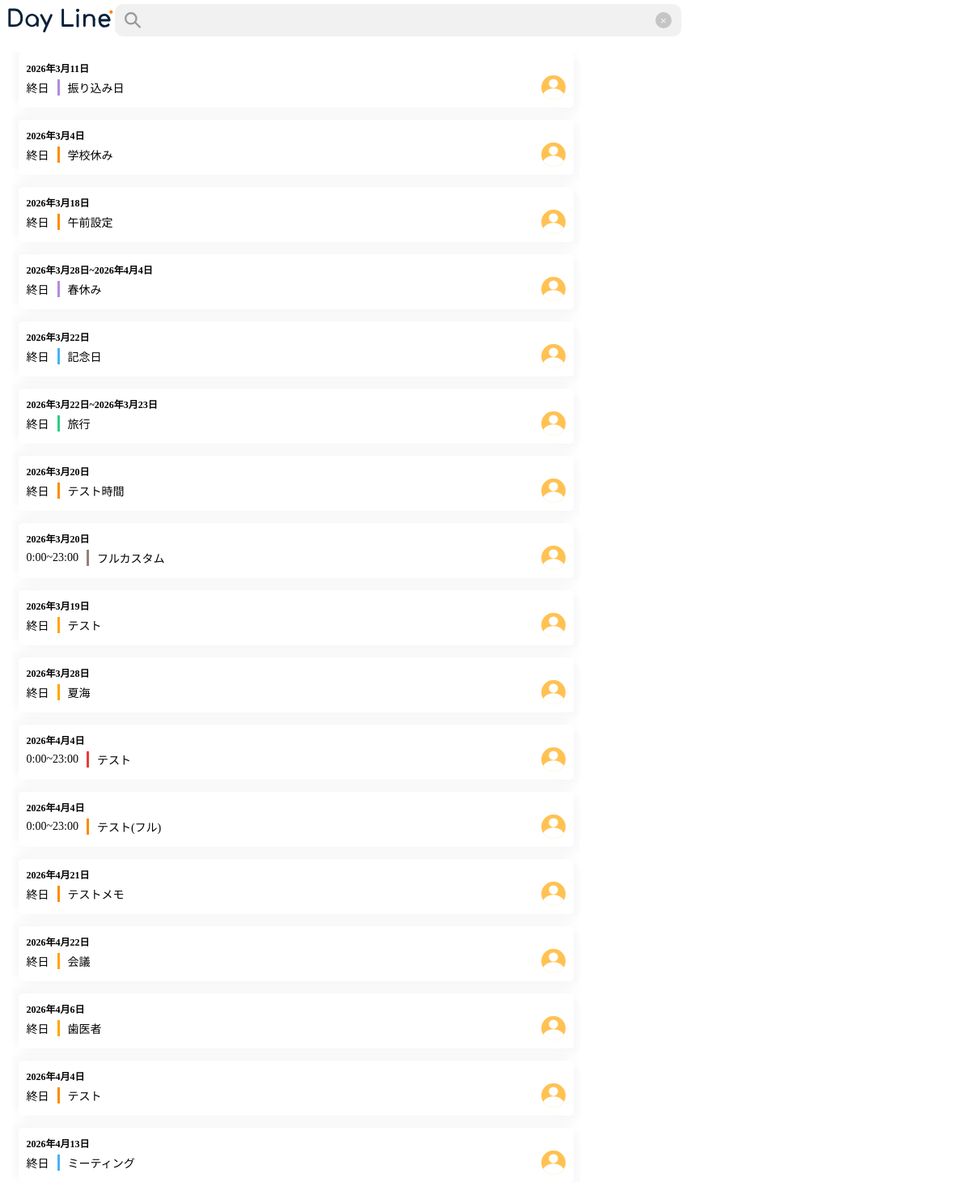
The page /index/event/search/ (signed in) on the database as committed earlier.
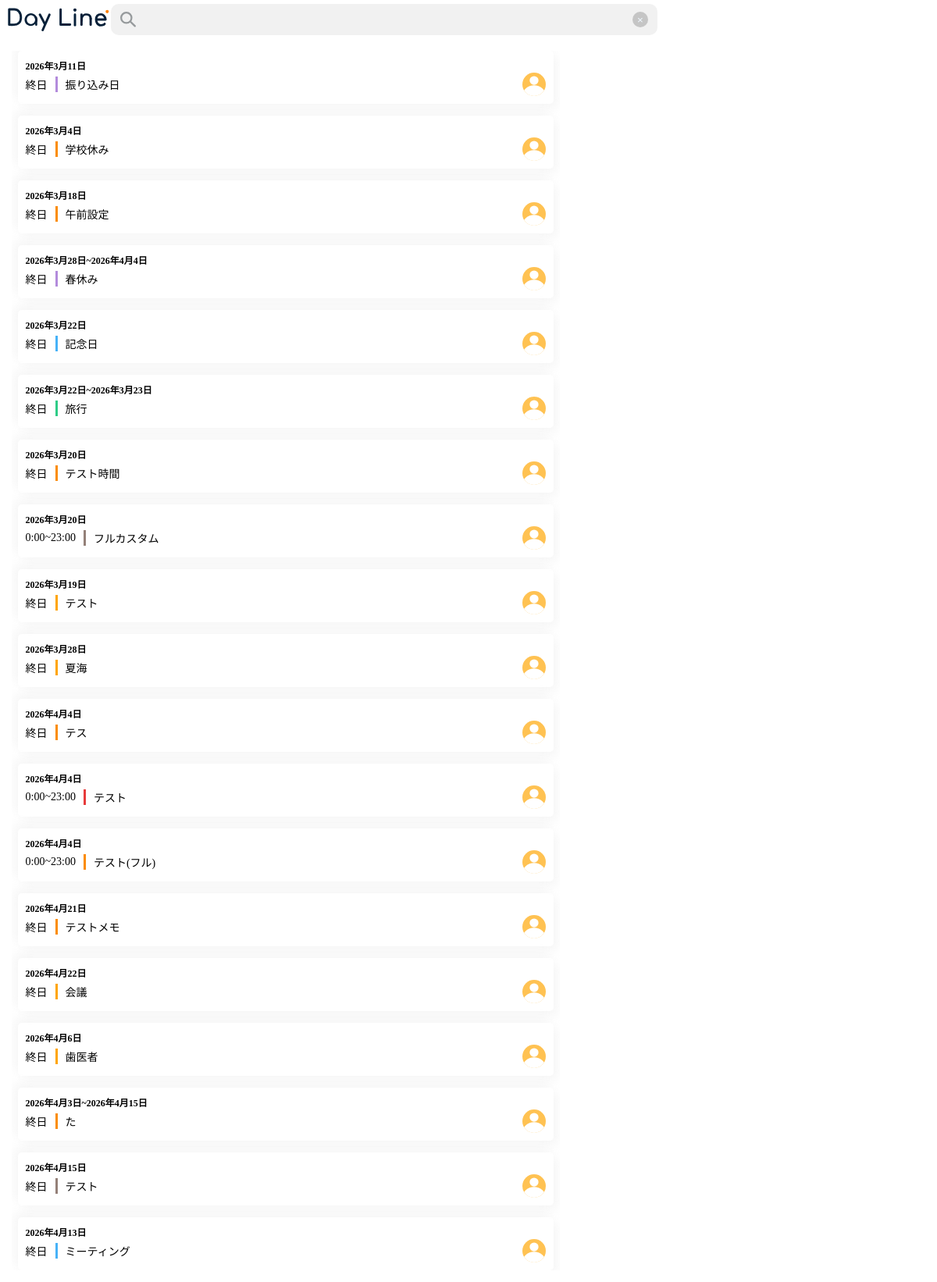
The same page on the database as committed later.
### DayLine_1_DayLine/models.py (models this page shows, shortened)
class Event(models.Model):
    class Meta:
        verbose_name = "予定"
        verbose_name_plural = "予定"
    created_at = models.DateTimeField(auto_now_add=True)
    updated_at = models.DateTimeField(auto_now=True)
    id = models.UUIDField(
        primary_key=True,
        default=uuid.uuid4,
    )
    room = models.ForeignKey(
        Room,
        verbose_name='ルーム',
        on_delete=models.CASCADE,
        related_name='events',
        null=True
    )
    title = models.CharField(
        verbose_name='タイトル',
        max_length=100,
    )
    created_by = models.ForeignKey(
        CustomUser,
        verbose_name='作成者',
        on_delete=models.SET_NULL,
        null=True
    )
    start_date = models.DateField(
        verbose_name='開始日',
    )
    start_time = models.TimeField(
        verbose_name='開始時間',
        default=datetime.time(0, 0, 0),
        blank=True
    )
    end_date = models.DateField(
        verbose_name='終了日',
        null=True,
        blank=True
    )
    end_time = models.TimeField(
        verbose_name='終了時間',
        default=datetime.time(23, 0, 0),
        null=True,
        blank=True
    )
    allday = models.BooleanField(
        verbose_name='終日設定',
        default=True
    )
    color = models.ForeignKey(
        Color,
        verbose_name="色",
        on_delete=models.SET_NULL,
        null=True,
        blank=True
    )
    repeat = models.ForeignKey(
        Repeat,
        verbose_name="繰り返し",
        on_delete=models.SET_NULL,
        null=True,
        blank=True
    )
    url = models.URLField(
        verbose_name="URL",
        null=True,
        blank=True
    )
    location = models.CharField(
        verbose_name="場所",
        null=True,
        blank=True,
        max_length=100
    )
    memo = models.TextField(
        verbose_name="メモ",
        null=True,
        blank=True,
        max_length=500
    )

### DayLine_1_DayLine/views.py (the view)
# urls.py: path('event/search/', views.SearchEvent.as_view(), name='search_event'),
class SearchEvent(ListView):
    template_name = "serch_event.html"
    model = Event
    def get_queryset(self):
        query = self.request.GET.get('query')
        queryset = Event.objects.filter(
            room__roommember__user=self.request.user
        ).distinct()
        if query:
            event_list = queryset.filter(
                title__icontains=query
            )
        else:
            event_list = queryset.all()
        return event_list

### DayLine_1_DayLine/templates/serch_event.html (shortened to what this page needs)
{% load static %}
<!DOCTYPE html>
<html lang="en">
<head>
    <link rel="stylesheet" href="{% static 'css/index/header.css' %}">
    <link rel="stylesheet" href="{% static 'css/index/search.css' %}">
</head>
<body>
    <header>
        <a href="{% url "DayLine_1_DayLine:index" %}">
            <div class="header-1">
                <img src="{% static 'img/DayLine2.svg' %}" alt="" height="30px">
            </div>
        </a>
        <form action="" method="GET">
            <div class="search-box">
                <div class="search-icon"><img src="{% static "img/検索.svg" %}" alt=""></div>
                <input id="event-search-box" type="text" name="query" value="{{ request.GET.query }}">
                <p><button type="button" id="event-search-box-crear" class="search-clear-btn">×</button></p>
            </div>
        </form>
    </header>
    <main>
        <div class="search_results">
            {% for search in object_list %}
            <div class="search-result">
                {% if search.start_date == search.end_date %}
                <div class="search-result-date">{{search.start_date}}</div>
                {% else %}
                <div class="search-result-date">{{search.start_date}}~{{search.end_date}}</div>
                {% endif %}
                <div class="search-result-detail">
                    {% if search.allday %}
                    <div class="search-result-detail-time">終日</div>
                    {% else  %}
                    <div class="search-result-detail-time">{{search.start_time}}~{{search.end_time}}</div>
                    {% endif %}
                    <div class="search-result-detail-title" style="border-color:{{search.color.color}}">{{search.title}}</div>
                    <div class="search-result-detail-createby"><img src="{% static "img/初期アイコン.svg" %}" alt=""></div>
                </div>
            </div>
            {% endfor %}
        </div>
    </main>
</body>
{% load django_browser_reload %}
</html>

### static/css/index/header.css (style rules this page uses)
header { display: flex; height: 50px; align-items: center; padding-left:10px; }
.header-1 { width: 100%; display: flex; align-items: center; }

### static/css/index/search.css (style rules this page uses)
html, body { margin: 0; padding: 0; height: 100%; width: 100%; overflow: hidden; }
.search-box { display: flex; height: 40px; width: 700px; margin-right: 50px; background-color: rgba(121, 121, 121, 0.1); border-radius: 10px; }
.search-icon { display: flex; align-items: center; justify-content: center; width: 50px; }
.search-icon img { height: 20px; }
.search-box input { border: none; width: 100%; background: none; }
.search-box p { display: flex; align-items: center; justify-content: center; width: 50px; }
#event-search-box-crear { border-radius: 100px; border: none; height: 20px; width: 20px; background-color: rgba(173, 173, 173, 0.649); color: aliceblue; }
main { height: calc(100% - 50px - (15px * 2)); width: calc(100% - (15px * 2)); display: flex; margin: 15px; gap: 15px; }
.search_results { width: 60%; height: 100%; display: flex; flex-direction: column; align-items: center; overflow-y: scroll; gap: 15px; }
.search-result { height: calc(70px - (10px * 2)); width: 95%; padding: 10px; display: flex; flex-direction: column; border-radius: 5px; box-shadow: 6px 6px 12px rgba(202, 202, 202, 0.158), -6px -6px 12px rgba(202, 202, 202, 0.158); transition: 0.1s; }
.search-result-date { height: 100%; display: flex; align-items: center; font-size: 12px; font-weight: 600; }
.search-result-detail { height: 100%; display: flex; align-items: center; font-size: 14px; }
.search-result-detail-title { margin-left: 10px; padding-left: 10px; border-left: 3px solid; border-color: orange; }
.search-result-detail-createby { display: flex; align-items: center; justify-content: center; margin-left: auto; }
.search-result-detail-createby img { height: 30px; width: auto; }

Rows that differ between the two databases and show on the page:
changed Event (number 11 of 19 on the later page): title "テスト" → "テス"; moves up the list
added Event: start_date "2026年4月3日", end_date "2026年4月15日", allday "終日", title "た"
added Event: start_date "2026年4月15日", allday "終日", title "テスト"
